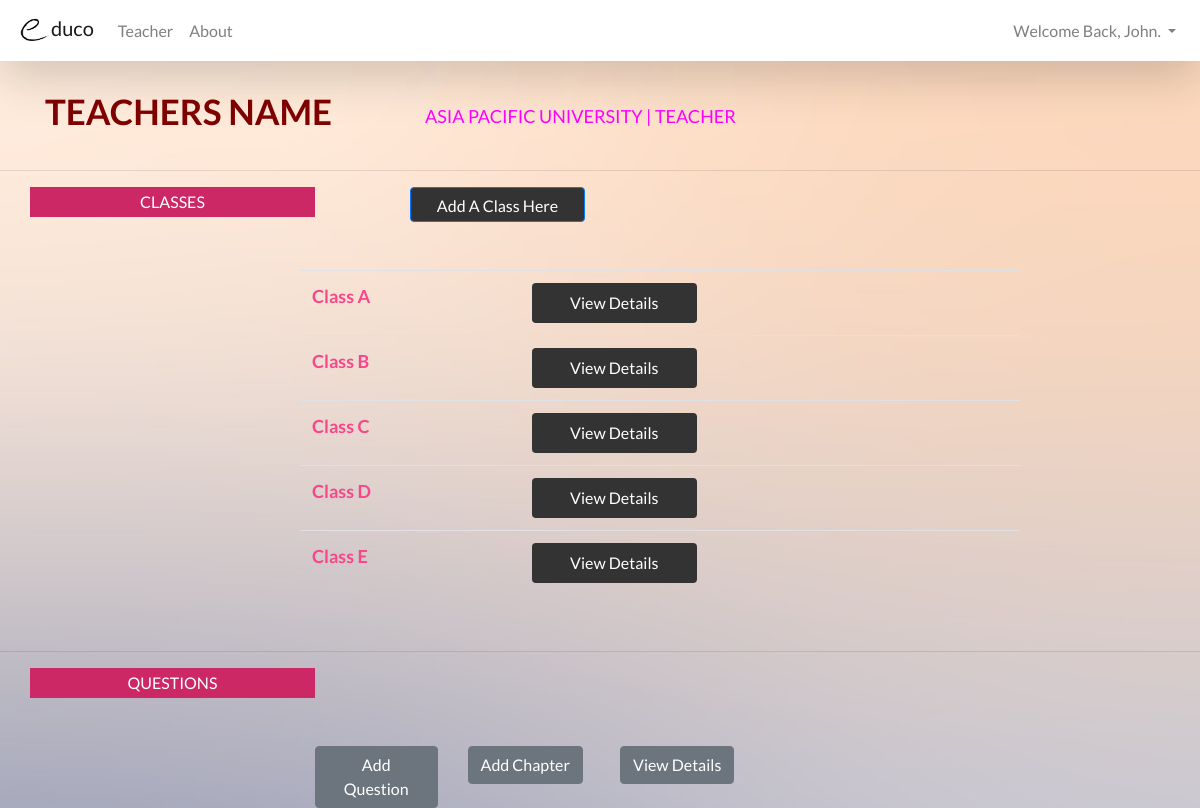
Page /Website/teacher/teacher_menu.php (signed in) on the earlier database version.
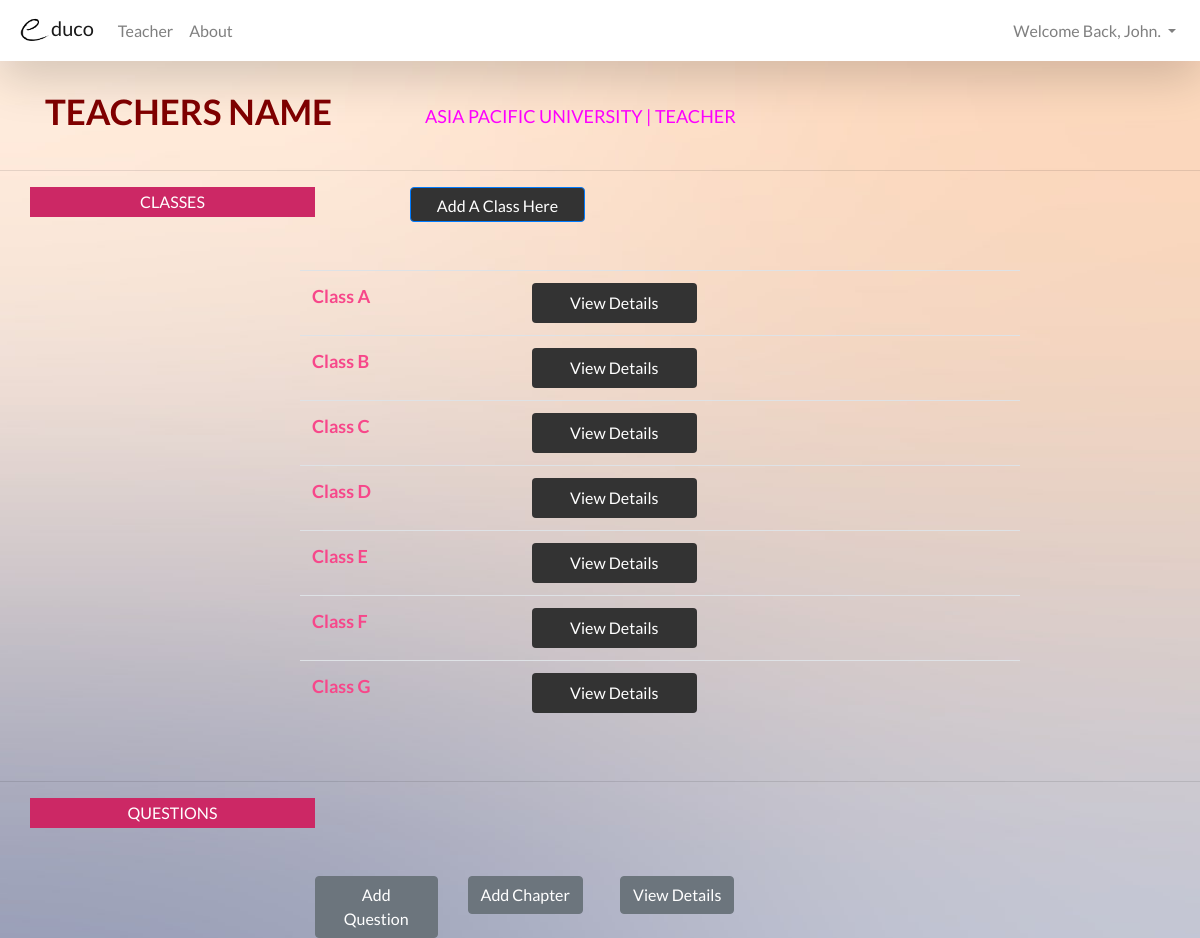
Same page on the later database version.
### tables this page shows
CREATE TABLE IF NOT EXISTS `class` (
  `C_No` int(10) NOT NULL AUTO_INCREMENT,
  `T_ID` int(10) NOT NULL,
  `C_Name` varchar(25) NOT NULL,
  PRIMARY KEY (`C_No`)
);

### website/teacher/teacher_menu.php (the view, shortened to what this page needs)
<!DOCTYPE html>
<html>
<head>
<?php include($_SERVER["DOCUMENT_ROOT"].'/template/header.php'); ?>
</head>
<body>
<?php include($_SERVER["DOCUMENT_ROOT"].'/template/teachernavbar.php'); ?>
<br/>
<div class="container">
  <div class="row">
    <div class="col-sm-4">
      <p class="text-center" style="font-size: 35px; color: maroon; float: left; font-weight: bold;">
      TEACHERS NAME
      </p>
    </div>
    <div class="col-sm-8">
      <p class="text-center" style="font-size: 18px; color: fuchsia; padding-top: 18px; float: left;">
      ASIA PACIFIC UNIVERSITY | TEACHER
      </p>
    </div>
  </div>
</div>
<hr/>
<div class="container">
  <div class="row">
    <div class="col-3" style="background-color: #CC2865; color: white; text-align: center; padding-top: 3px; height: 30px;">
      <p>CLASSES</p>
    </div>
    <div class="col-3">
      <button style="width: 175px; height: 35px; background-color: #333333; float: right;" type="submit" class="btn btn-primary" data-toggle="modal" data-target="#addclass">Add A Class Here</button>
    </div>
  </div>
</div>
<br/><br/>
<table class="table table-hover" style="margin-left: 25%; width: 60%;">
  <tbody style="color: #F7478A; font-size: 18px; font-weight: bold;">
<?php
$conn = mysqli_connect('localhost','root','','educo');
$sql = "SELECT C_Name FROM class";
$result = mysqli_query($conn, $sql);
while($row = mysqli_fetch_array($result))
{
  echo "<tr>";
  echo "<td>" . $row['C_Name'] . "</td>";
  echo "<td>";
  echo "<button class= btn btn-primary style='width: 165px; height: 40px; color: white; background-color:       #333333;'onclick=\"window.location.href='class_details.php'\">View Details</button></td>";
  echo "</tr>";
  }
  echo "</table>";
?>
<br/>
<hr/>
<div class="container">
  <div class="row">
    <div class="col-sm-3" style="background-color: #CC2865; color: white; text-align: center; padding-top: 3px; height: 30px;">
      <p>QUESTIONS</p>
    </div>
  </div>
</div>
<br/><br/>
<div class="row" style="margin-left: 25%;">
  <div class="col-2">
    <a href="add_question_teacher.php"><button type="submit" class="btn btn-secondary">Add Question</button>
  </div>
  <div class="col-2">
    <a href="#"><button type="submit" class="btn btn-secondary" data-toggle="modal" data-target="#addchapter">Add Chapter</button>
  </div>
  <div class="col-2">
    <a href="#"><button type="submit" class="btn btn-secondary">View Details</button>
  </div>
</body>
</html>

### template/header.php (shortened to what this page needs)
<link rel="stylesheet" href="https://stackpath.bootstrapcdn.com/bootstrap/4.2.1/css/bootstrap.min.css">
<link rel="stylesheet" href="https://use.fontawesome.com/releases/v5.6.3/css/all.css">
<link rel="stylesheet" type="text/css" href="/template/main.css">

### template/teachernavbar.php (shortened to what this page needs)
<nav class="navbar navbar-expand-lg navbar-light bg-white shadow-lg sticky-top" style="background-color: #e3f2fd;">
  <a class="navbar-brand" href="studentmainpage.php"><img src="/Pictures/e.png" height="35" width="35">duco</a>
  <div class="collapse navbar-collapse" id="navbarNavDropdown">
    <ul class="navbar-nav mr-auto">
      <li class="nav-item">
        <a class="nav-link" href="teacher_menu.php">Teacher</a>
      </li>
      <li class="nav-item">
        <a class="nav-link" href="/website/general/aboutus.php">About</a>
      </li>
    </ul>
    <ul class="navbar-nav">
      <li class="nav-item dropdown">
        <a class="nav-link dropdown-toggle" href="#" id="navbarDropdownMenuLink" role="button" data-toggle="dropdown" aria-haspopup="true" aria-expanded="false">
          Welcome Back, <?php echo $_SESSION['user']; ?>.
        </a>
      </li>
    </ul>
  </div>
</nav>

### template/header.php (style rules this page uses)
body { font-family: 'Lato' !important; background-color: #FAFAFA !important; }

### website/teacher/teacher_menu.php (style rules this page uses)
body { background-image: url("/Pictures/6.jpg"); background-repeat: no-repeat; background-size: 100%; }

Differences in the rows shown:
added class: C_Name "Class F"
added class: C_Name "Class G"
